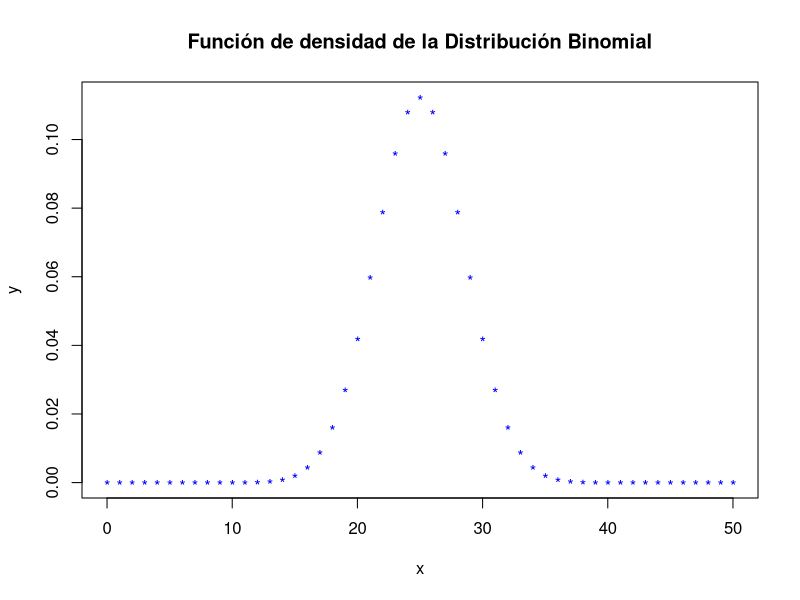
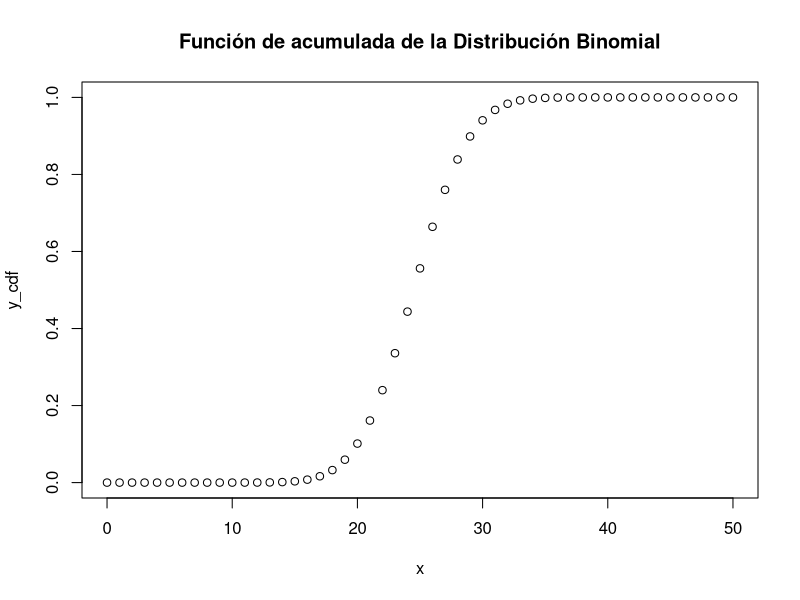
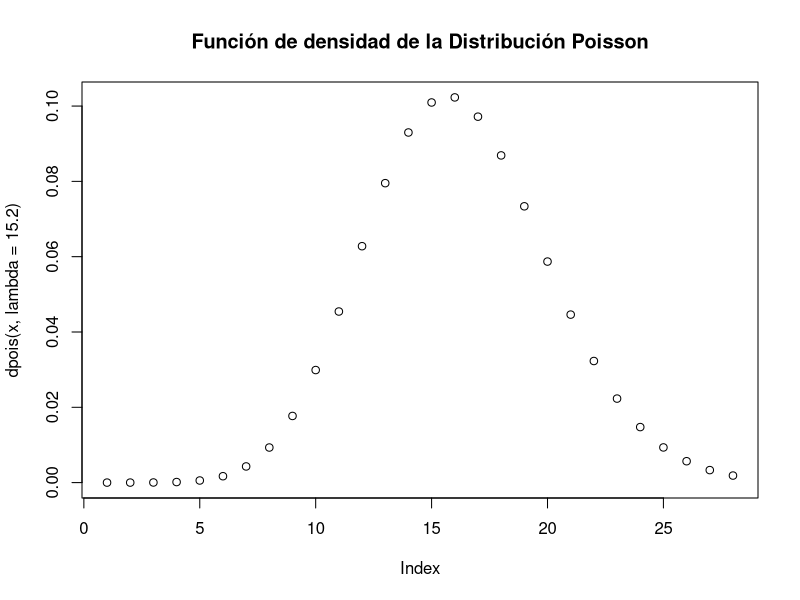
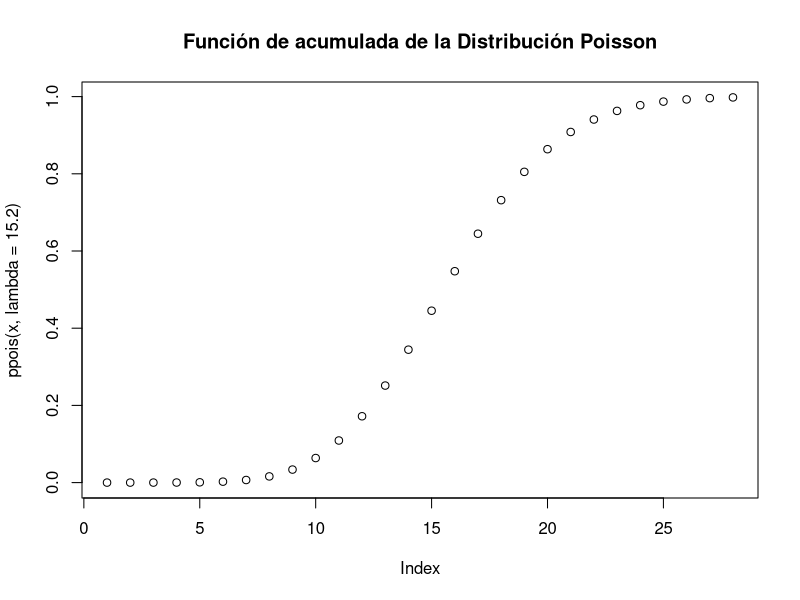

Recreate these plots in R, in order.

# Distribuciones Discreta ------------------------------------------------


# Distribución Binomial ---------------------------------------------------

# Ejemplo 1: La probabilidad de que cierto componente resista una prueba de impacto
# es de 4/5. Encuentre la probabilidad de que 3 de los 5 componentes siguientes
# resistan la prueba de impacto.

# SOLUCIÓN:
# dbinom(x,n,p) densidad
# pbinom(q,n,p) acumulada
p <- 4/5
x <- 3
n <- 5

sol1 <- round(dbinom(x, n, p),4); sol1

# Ejemplo 2: La probabilidad de que un paciente se recupere con satisfacción de una
# operación quirúrgica después de una accidente es de 0.9; si 15 personas
# accidentadas se someten a dicha operación, ¿Cuál es la probabilidad de que
# al menos uno se recupere a satisfacción?

# SOLUCIÓN:
p <- 0.9
n <- 15

# p (x>=1) = 1 - p(x=0)
x <- 0

sol1 <- 1 - round(dbinom(x,n,p),4); sol1

q <- 1 - p

sol2 <- round(1 - pbinom(q,n,p),4); sol2
# Ejemplo 3: Si la probabilidad de que cierta columna falle ante una carga axial
# es de 0.05, ¿Cuál es la probabilidad de que entre 6 de estas columnas:
# a) a lo más fallen 2?
# b) al menos fallen 2?
# SOLUCIÓN:

# a)
p <- 0.05
n <- 6
# p(x<=2) = p(x=0) + p(x=1) + p(x=2)
x0 <- 0
x1 <- 1
x2 <- 2

sol1 <- round(dbinom(x0,n,p) + dbinom(x1,n,p) + dbinom(x2,n,p), 4); sol1 

q <- 1 - p

sol2 <- round(pbinom(x2,n,p),4); sol2

# b)
p <- 0.05
n <- 6

# p(x>=2) = 1 - p(x=0) + p(x=1)

x0 <- 0
x1 <- 1

sol3 <- 1 - round(dbinom(x0,n,p)+ dbinom(x1,n,p), 4); sol3

x2 <- 2
q <- 1 - p

sol4 <- round(pbinom(x2,n,p),4); sol3

# Gráfica de Distr. Binomial ----------------------------------------------

# Gráfica para la densidad

# Creamos una secuencia de 50 números, ordenados, de uno en uno. 
x <- seq(0,50,by = 1)
x
# vector con 50 valores binomialmente distribuidos con  p=0.5
y <- dbinom(x,50,0.5)
y
# para la gráfica utilizamos plot
plot(x,y,col="blue", pch="*", 
     main = "Función de densidad de la Distribución Binomial")

# Gráfica para la acumulada

# vector con 50 valores binomialmente distribuidos
y_cdf <- pbinom(x,50,0.5)
y_cdf
# Para el ejemplo utilizamos la gráfica de plot
plot(x,y_cdf, main = "Función de acumulada de la Distribución Binomial")

# Ejercicio 1: Un fabricante de computadores asegura que sólo el 10% de sus 
# unidades requiere de ajuste durante el año de garantía, ¿Cuál es la probabilidad
# de que 5 de las 10 computadoras compradas requieran ajuste en el período de
# garantía?


# Ejercicio 2: La probabilidad de que el motor de un avión falle es de 0.1. 
# Si el avión tiene 4 motores que funcionan independientes, y para una vuelo
# exitoso se requiere que por lo menos 2 de los 4 motores funciones, ¿Cuál es la
# probabilidad de:
# a) un vuelo exitoso?
# b) que el vuelo no sea exitoso?


# Distribución de Poisson -------------------------------------------------

# Ejemplo 1: Se sabe que el número promedio de camiones que llegan a un terminal
# terrestres durante el día es de 10, las instalaciones del terminal pueden atender
# como máximo 15 camiones al día. ¿Cuál es la probabilidad de que la capacidad
# de atención del terminal sea superado en un día cualquiera?

# SOLUCIÓN:
# dpois(x,lambda) densidad
# ppois(x,lambda) acumulada
# p(x>15) = 1 - p(x<=15)
x <- 15
y <- 10

sol1 <- 1 - ppois(x,lambda = y); sol1

# Ejemplo 2: En cierto proceso de fabricación en el que se producen artículos de
# de porcelana ocurren defectos que ocasionan problemas en las ventas, el fabricante
# asegura que en promedio uno de cada 1000 artículos producidos es defectuosos.
# ¿Cuál es la probabilidad de que una caja de 3000 artículos haya:
# a) exactamente 3 artículos con defectuosos?
# b) al menos un artículo con defecto?

# SOLUCIÓN:
# a)
n <- 3000
y <- n * (1/1000); y
# p(x=3)
x <- 3

sol1 <- round(dpois(x, lambda = y),4); sol1

# b)
# p(x>=1) = 1 - p(x=0)
x <- 0
sol1 <- round(1 - ppois(x,y),4); sol1

# Ejemplo 3: Una compañía compra cantidades muy grandes de componentes electrónicos,
# la decisión para aceptar o rechazar un lote de componentes se toma en base a
# una muestra aleatoria de 100 unidades. Si el lote se rechaza al encontrar tres
# o más unidades defectuosas en la muestra, ¿Cuál es la probabilidad de rechazar
# un lote, si contiene un:
# a) 0.5% de defectuosos?
# b) 1.5% de defectuosos?

# SOLUCIÓN:
y <- 100 * (0.005); y

# p(x>=3) = 1 - p(x<=2)
x <- 2

sol1 <- round(1 - ppois(x,y),4); sol1

# Gráfica de la distribución de Poisson

x <- c(0, 1, 2, 3, 4, 5, 6, 7, 8, 9, 10, 11, 12, 13, 14, 
       15, 16, 17, 18, 19, 20, 21, 22, 23, 24, 25, 26, 27)

# Gráfica de densidad
plot(dpois(x, lambda = 15.2), main = "Función de densidad de la Distribución Poisson")

# Gráfica de acumulada
plot(ppois(x, lambda = 15.2), main = "Función de acumulada de la Distribución Poisson")

# Ejercicio 1: El número de clientes que llegan a un banco es en promedio 60
# por hora, ¿Cuál es la probabilidad de que lleguen 2 clientes en:
# a) un minuto?
# b) dos minutos?

# Ejercicio 2: Al inspeccionar la aplicación de estaño por un proceso electrónico
# continuo, se descubre en promedio 0.2 imperfecciones por mínimo, calcule las 
# siguientes probabilidades:
# a) de encontrar una imperfección en 5 minutos.
# b) de encontrar 2 imperfecciones en 10 minutos.
# c) 3 imperfecciones en 15 minutos.


